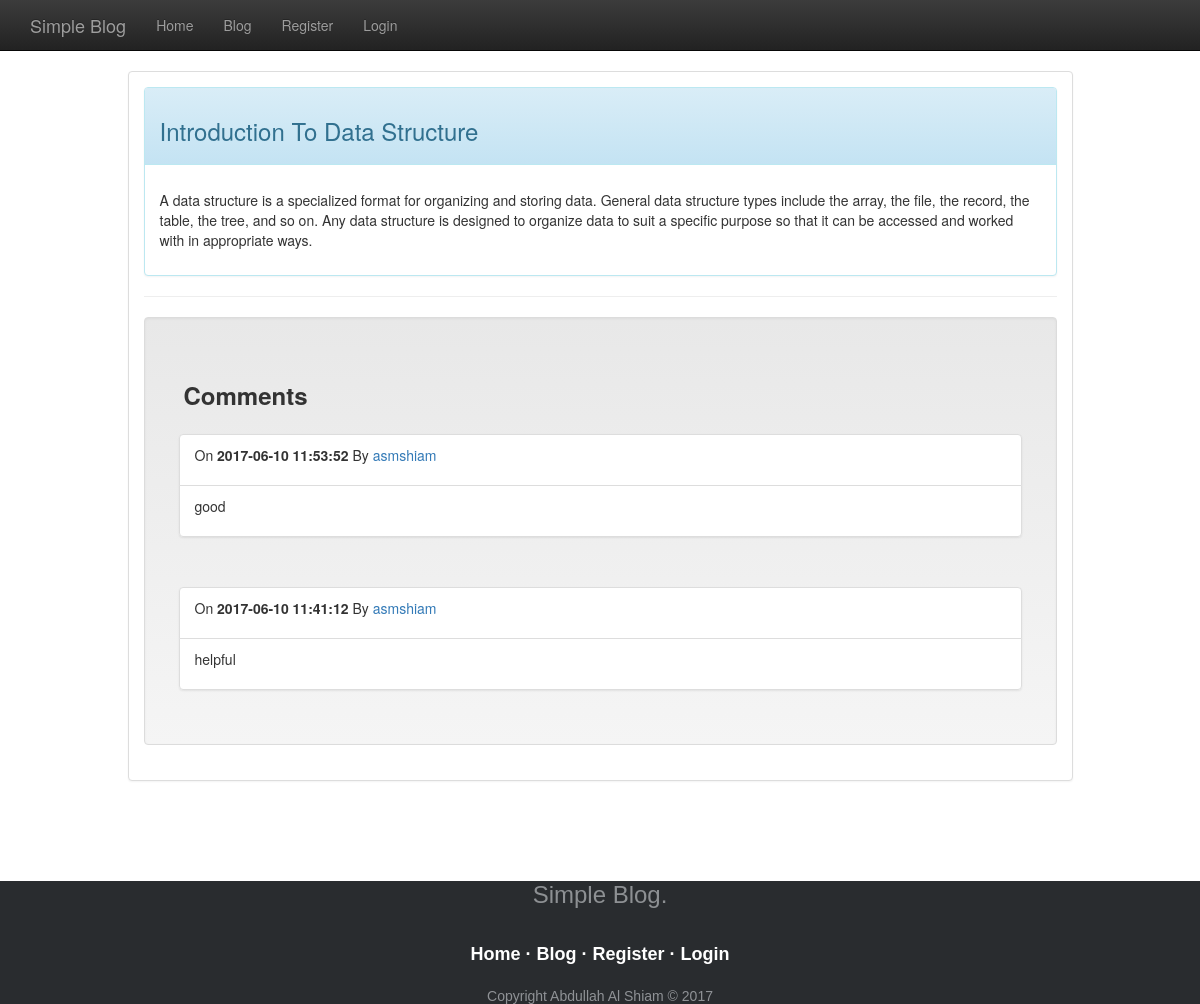
The app's page /?controller=posts&action=show&id=10, older data.
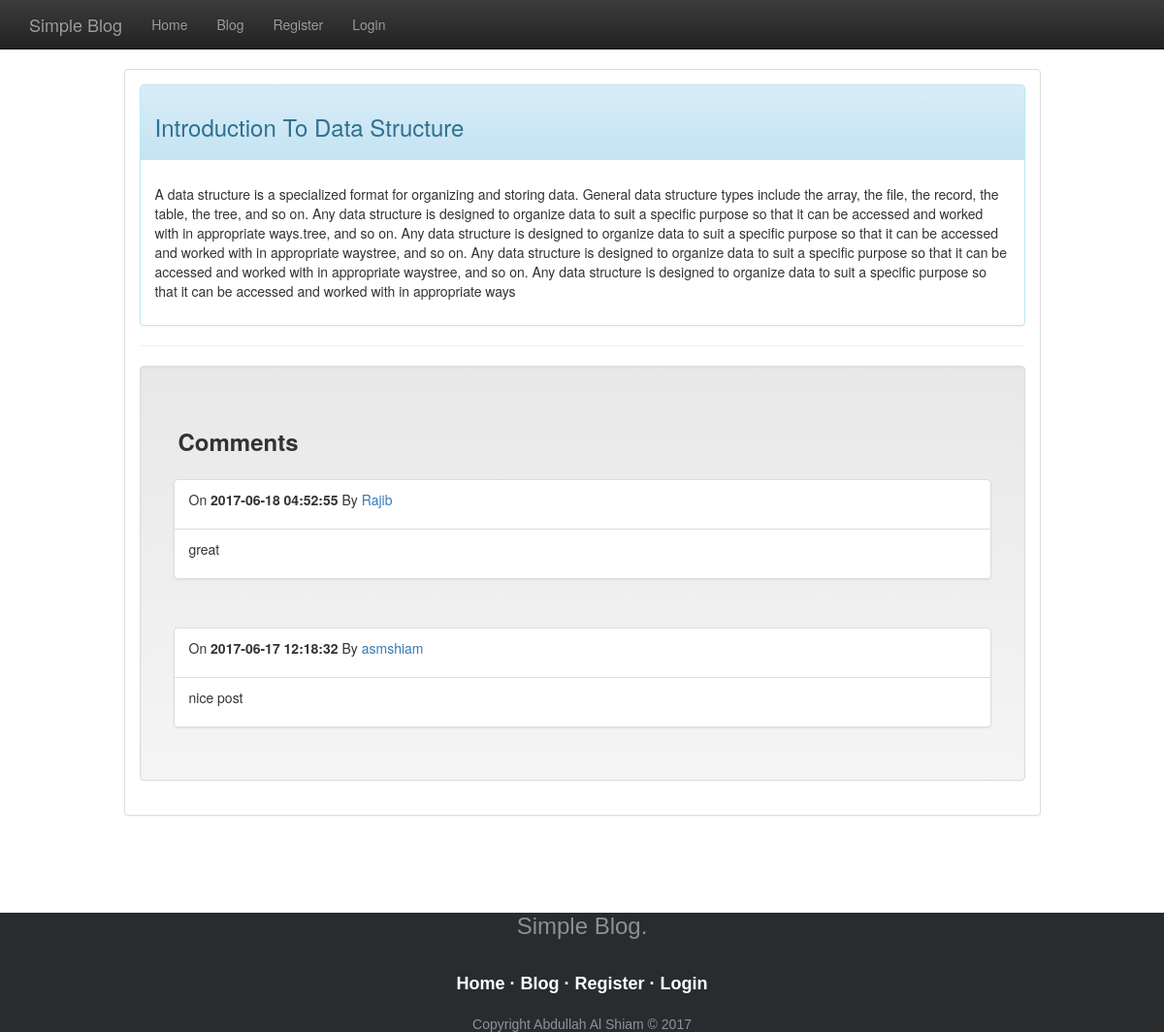
The same page, newer data.
### tables this page shows
CREATE TABLE `posts` (
  `id` int(11) NOT NULL,
  `user_id` int(45) NOT NULL,
  `title` text NOT NULL,
  `content` text NOT NULL,
  `description` text NOT NULL,
  `active` int(50) NOT NULL,
  `created_date` datetime NOT NULL
);

CREATE TABLE `comments` (
  `id` int(50) NOT NULL,
  `post_id` int(30) NOT NULL,
  `user_id` int(30) NOT NULL,
  `body` text NOT NULL,
  `created_date` datetime NOT NULL
);

CREATE TABLE `user` (
  `user_id` int(11) NOT NULL,
  `user_name` varchar(45) NOT NULL,
  `email` varchar(45) NOT NULL,
  `password` varchar(45) NOT NULL,
  `created_date` datetime NOT NULL
);

### index.php (called while the page is built, shortened)
<?php
  if (isset($_GET['controller']) && isset($_GET['action'])) {
    $controller = $_GET['controller'];
    $action     = $_GET['action'];
  } else {
    $controller = 'pages';
    $action     = 'home';
  }
  require_once('views/layout.php');
?>

### controllers/posts_controller.php (called while the page is built, shortened)
<?php
  class PostsController {
    public function show() {
      $post = Model::find($_GET['id']);
      require_once('views/posts/show.php');
    }
  }
?>

### models/model.php (called while the page is built, shortened)
<?php
  class Model {
    public static function find($id) {
      $db = mysqli_connect("localhost", "root", "", "simple_blog");
       $result =mysqli_query($db,"SELECT * FROM posts WHERE id='$id' ");
     if (mysqli_num_rows($result) == 0) {
        $message="There is no posts available";
    }
    else {
       $row = mysqli_fetch_assoc($result);
      return $row;
      }
    }
   public static function getUserNameByUserId($user_id)
  {
    $db = mysqli_connect("localhost", "root", "", "simple_blog");
    $sql = "SELECT user_name FROM `user` WHERE `user_id`='{$user_id}'";
    $result = mysqli_query($db, $sql);
       if (mysqli_num_rows($result) == 0) {
        $message="There is no posts available";
    }
    else {
     $row=mysqli_fetch_array($result);
    return $row;
      }
  }
   public static function Show_Comment($id) {
       $db = mysqli_connect("localhost", "root", "", "simple_blog");
       $result =mysqli_query($db,"SELECT * FROM comments WHERE post_id='$id' ORDER BY created_date DESC");
     if (mysqli_num_rows($result) == 0) {
        $message="There is no posts available";
    }
    else {
    return $result;
      }
    }
  }
?>

### views/posts/show.php (the view, shortened to what this page needs)
 <?php
  $show_comment=Model::Show_Comment($_GET['id']);
  ?>
<?php include 'header.php'; ?>
<div class="container">
<div class="row">
<div class="col-md-10 col-md-offset-1 d-inline bg-default">
<div class="panel panel-body panel-default">
<div class="panel panel-info">
  <div class="panel-heading">
    <h3><p><?php echo $post['title'];?></p></h3>
  </div>
  <div class="panel-body">
<p><?php echo $post['description']; ?></p>
  </div>
</div>
<hr>
        <div class="well">
     <h3 style="padding-left: 20px; padding-top: 25px;"><b>Comments</b></h3>
         <?php if (isset($_SESSION['post_success'])) {
         while($show_comments=mysqli_fetch_array($show_comment)) {
           $userid=$show_comments['user_id'];
          $getusername=Model::getUserNameByUserId($userid);
          ?>
        <div class="panel-body">
					<div class="list-group">
						<div class="list-group-item">
							<p>On <strong><?php echo $show_comments['created_date']; ?></strong> By <a href=""><?php echo $getusername[0]; ?></a></p>
						</div>
						<div class="list-group-item">
							<p><?php echo $show_comments['body'];?>
              </p>
						</div>
					</div>
				</div>
				<?php } } else{?>
       <div class="alert alert-info">
              <a href="" class="close" data-dismiss="alert">×</a>
                 <?php echo "<p>Opps no comments are available.</p>"; }?>
            </div>
            </div>
</div>
</div>
</div>
<?php include 'footer.php'; ?>

### views/layout.php (shortened to what this page needs)
<DOCTYPE html>
<html>
  <head>
  <link rel="stylesheet" type="text/css" href="bootstrap/css/bootstrap.min.css">
  <link rel="stylesheet" type="text/css" href="bootstrap/css/bootstrap-theme.min.css">
  <link rel="stylesheet" type="text/css" href="bootstrap/css/font-awesome.min.css">
  <link rel="stylesheet" type="text/css" href="bootstrap/css/lightbox.css">
  <link rel="stylesheet" href="bootstrap/css/footer-basic-centered.css">
  </head>
  <body>
<?php require_once('routes.php'); ?>
  </body>
<html>

### routes.php (shortened to what this page needs)
<?php
  function call($controller, $action) {
    switch($controller) {
      case 'posts':
        require_once('models/model.php');
        $controller = new PostsController();
      break;
    }
    $controller->{ $action }();
  }
  $controllers = array('pages' => ['home', 'error','login','register','logout','delete_comment','create_post','edit_post','profile'],
                       'posts' => ['index', 'show','my_post']);
  if (array_key_exists($controller, $controllers)) {
    if (in_array($action, $controllers[$controller])) {
      call($controller, $action);
    } else {
      call('pages', 'error');
    }
  } else {
    call('pages', 'error');
  }
?>

### views/posts/header.php (shortened to what this page needs)
<div class="navbar navbar-inverse navbar-static-top">
 <div class="container">
 <a href="#" class="navbar-brand">Simple Blog </a> <button class="navbar-toggle" data-toggle="collapse" data-target=".navHeaderCollapse"></button>
      <div class="collapse navbar-collapse navHeaderCollapse">
      <ul class="nav navbar-nav">
              <li ><a href='?controller=pages&action=home'>Home</a></li>
            <li><a href='?controller=posts&action=index'>Blog</a></li>
            <?php if (!isset($_SESSION['user_name'])) {
            ?>
           <li><a href='?controller=pages&action=register'>Register</a></li>
           <?php } ?>
            <?php if (!isset($_SESSION['user_name'])) {
            ?>
           <li><a href='?controller=pages&action=login'>Login</a></li>
               <?php } ?>
         </ul>
      </div>
    </div>
  </div>

### views/posts/footer.php
<footer class="footer-basic-centered">
     <p class="footer-company-motto">Simple Blog.</p>
     <p class="footer-links">
       <a href="#">Home</a>
       ·
       <a href="#">Blog</a>
       ·
       <a href="#">Register</a>
       ·
       <a href="#">Login</a>
     </p>
     <p class="footer-company-name">Copyright Abdullah Al Shiam &copy; 2017</p>
   </footer>

Row changes from the older to the newer data that the page shows:
removed comments: created_date "2017-06-10 11:53:52", user.user_name "asmshiam", body "good"
removed comments: created_date "2017-06-10 11:41:12", user.user_name "asmshiam", body "helpful"
changed posts "Introduction To Data Structure": description "…worked with in appropriate ways." → "…worked with in appropriate ways.tree, and so on. Any data structure is designed to organize data to suit a specific purpose so that it can be accessed and worked with in appropriate waystree, and so on. Any data structure is designed to organize data to suit a specific purpose so that it can be accessed and worked with in appropriate waystree, and so on. Any data structure is designed to organize data to suit a specific purpose so that it can be accessed and worked with in appropriate ways"
added comments: created_date "2017-06-18 04:52:55", user.user_name "Rajib", body "great"
added comments: created_date "2017-06-17 12:18:32", user.user_name "asmshiam", body "nice post"
